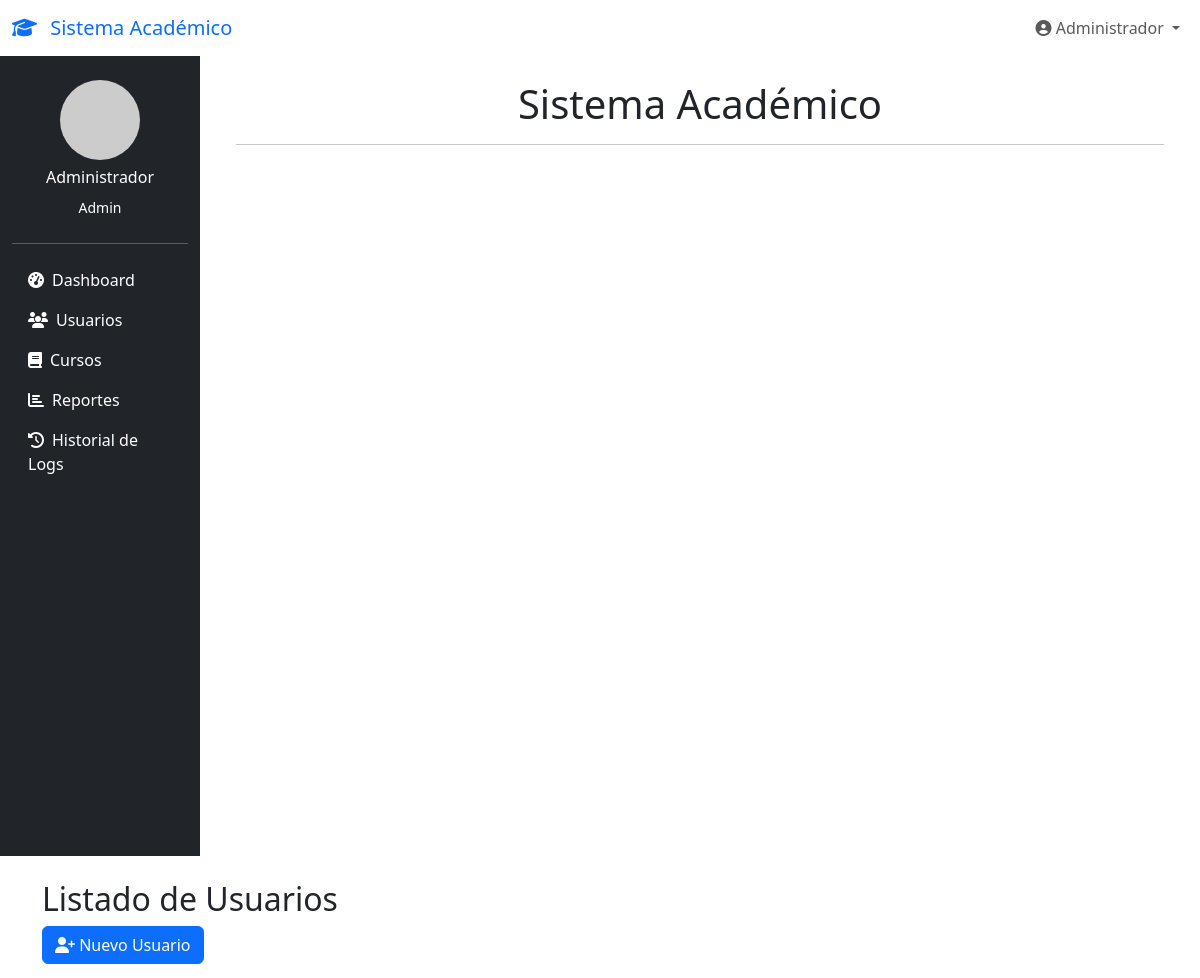
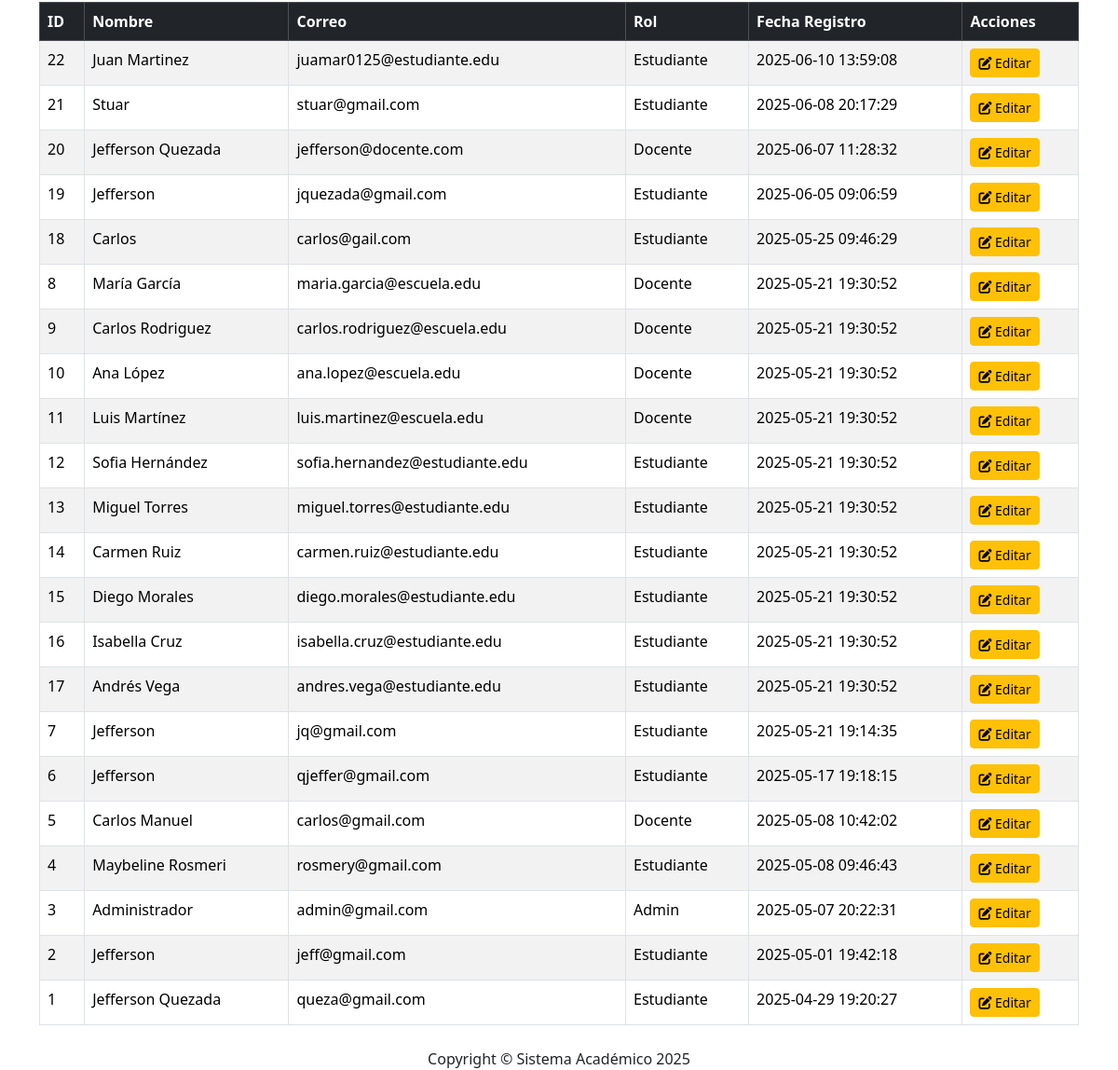
The app's page /admin/index.php?accion=usuarios (signed in) with its own data (2 pictures, top to bottom).
### tables this page shows
CREATE TABLE `usuarios` (
  `id_usuario` int(11) NOT NULL AUTO_INCREMENT,
  `nombre` varchar(100) NOT NULL,
  `correo` varchar(100) NOT NULL,
  `contrasena` varchar(255) NOT NULL,
  `rol` enum('docente','estudiante','admin') NOT NULL,
  `fecha_registro` timestamp NOT NULL DEFAULT current_timestamp(),
  `primer_login` tinyint(1) DEFAULT 0,
  `mfa_codigo` varchar(10) DEFAULT NULL,
  PRIMARY KEY (`id_usuario`),
  UNIQUE KEY `correo` (`correo`)
);

### admin/controllers/UsuarioController.php (called while the page is built, shortened)
<?php
require_once __DIR__ . '/../models/UsuarioModel.php';
class UsuarioController {
    private $usuarioModel;
    public function __construct() {
        $this->usuarioModel = new UsuarioModel();
    }
    public function listar() {
        $usuarios = $this->usuarioModel->listarUsuarios();
        include __DIR__ . '/../views/usuarios_listado.php';
    }
}
?>

### admin/models/UsuarioModel.php (called while the page is built, shortened)
<?php
require_once __DIR__ . '/../../includes/conexion.php';
class UsuarioModel {
    private $pdo;
    public function __construct() {
        global $pdo;
        $this->pdo = $pdo;
    }
    public function listarUsuarios($rol = null) {
        $sql = "SELECT * FROM usuarios";
        $params = [];
        $sql .= " ORDER BY fecha_registro DESC";
        $stmt = $this->pdo->prepare($sql);
        $stmt->execute($params);
        return $stmt->fetchAll();
    }
}
?>

### admin/views/usuarios_listado.php (the view)
<?php
include __DIR__ . '/../../includes/header.php';
$usuarios = $usuarios ?? [];
?>
<div class="container mt-4">
    <h2>Listado de Usuarios</h2>
    <a href="../index.php?accion=usuarios_crear" class="btn btn-primary mb-3">
        <i class="fas fa-user-plus"></i> Nuevo Usuario
    </a>
    <table class="table table-bordered table-striped">
        <thead class="table-dark">
            <tr>
                <th>ID</th>
                <th>Nombre</th>
                <th>Correo</th>
                <th>Rol</th>
                <th>Fecha Registro</th>
                <th>Acciones</th>
            </tr>
        </thead>
        <tbody>
            <?php if (count($usuarios) > 0): ?>
                <?php foreach ($usuarios as $usuario): ?>
                    <tr>
                        <td><?= $usuario['id_usuario'] ?></td>
                        <td><?= htmlspecialchars($usuario['nombre']) ?></td>
                        <td><?= htmlspecialchars($usuario['correo']) ?></td>
                        <td><?= ucfirst($usuario['rol']) ?></td>
                        <td><?= htmlspecialchars($usuario['fecha_registro']) ?></td>
                        <td>
                            <a href="../index.php?accion=usuarios_editar&id=<?= $usuario['id_usuario'] ?>" class="btn btn-sm btn-warning">
                                <i class="fas fa-edit"></i> Editar
                            </a>
                        </td>
                    </tr>
                <?php endforeach; ?>
            <?php else: ?>
                <tr>
                    <td colspan="6" class="text-center text-muted">No hay usuarios registrados.</td>
                </tr>
            <?php endif; ?>
        </tbody>
    </table>
</div>
<?php include __DIR__ . '/../../includes/footer.php'; ?>

### records on screen
usuarios: id_usuario "22", nombre "Juan Martinez", correo "juamar0125@estudiante.edu", rol "Estudiante", fecha_registro "2025-06-10 13:59:08"
usuarios: id_usuario "21", nombre "Stuar", correo "stuar@gmail.com", rol "Estudiante", fecha_registro "2025-06-08 20:17:29"
usuarios: id_usuario "20", nombre "Jefferson Quezada", correo "jefferson@docente.com", rol "Docente", fecha_registro "2025-06-07 11:28:32"
usuarios: id_usuario "19", nombre "Jefferson", correo "jquezada@gmail.com", rol "Estudiante", fecha_registro "2025-06-05 09:06:59"
usuarios: id_usuario "18", nombre "Carlos", correo "carlos@gail.com", rol "Estudiante", fecha_registro "2025-05-25 09:46:29"
usuarios: id_usuario "8", nombre "María García", correo "maria.garcia@escuela.edu", rol "Docente", fecha_registro "2025-05-21 19:30:52"
usuarios: id_usuario "9", nombre "Carlos Rodriguez", correo "carlos.rodriguez@escuela.edu", rol "Docente", fecha_registro "2025-05-21 19:30:52"
usuarios: id_usuario "10", nombre "Ana López", correo "ana.lopez@escuela.edu", rol "Docente", fecha_registro "2025-05-21 19:30:52"
usuarios: id_usuario "11", nombre "Luis Martínez", correo "luis.martinez@escuela.edu", rol "Docente", fecha_registro "2025-05-21 19:30:52"
usuarios: id_usuario "12", nombre "Sofia Hernández", correo "sofia.hernandez@estudiante.edu", rol "Estudiante", fecha_registro "2025-05-21 19:30:52"
usuarios: id_usuario "13", nombre "Miguel Torres", correo "miguel.torres@estudiante.edu", rol "Estudiante", fecha_registro "2025-05-21 19:30:52"
usuarios: id_usuario "14", nombre "Carmen Ruiz", correo "carmen.ruiz@estudiante.edu", rol "Estudiante", fecha_registro "2025-05-21 19:30:52"
usuarios: id_usuario "15", nombre "Diego Morales", correo "diego.morales@estudiante.edu", rol "Estudiante", fecha_registro "2025-05-21 19:30:52"
usuarios: id_usuario "16", nombre "Isabella Cruz", correo "isabella.cruz@estudiante.edu", rol "Estudiante", fecha_registro "2025-05-21 19:30:52"
usuarios: id_usuario "17", nombre "Andrés Vega", correo "andres.vega@estudiante.edu", rol "Estudiante", fecha_registro "2025-05-21 19:30:52"
usuarios: id_usuario "7", nombre "Jefferson", correo "jq@gmail.com", rol "Estudiante", fecha_registro "2025-05-21 19:14:35"
usuarios: id_usuario "6", nombre "Jefferson", correo "qjeffer@gmail.com", rol "Estudiante", fecha_registro "2025-05-17 19:18:15"
usuarios: id_usuario "5", nombre "Carlos Manuel", correo "carlos@gmail.com", rol "Docente", fecha_registro "2025-05-08 10:42:02"
usuarios: id_usuario "4", nombre "Maybeline Rosmeri", correo "rosmery@gmail.com", rol "Estudiante", fecha_registro "2025-05-08 09:46:43"
usuarios: id_usuario "3", nombre "Administrador", correo "admin@gmail.com", rol "Admin", fecha_registro "2025-05-07 20:22:31"
usuarios: id_usuario "2", nombre "Jefferson", correo "jeff@gmail.com", rol "Estudiante", fecha_registro "2025-05-01 19:42:18"
usuarios: id_usuario "1", nombre "Jefferson Quezada", correo "queza@gmail.com", rol "Estudiante", fecha_registro "2025-04-29 19:20:27"

### other values on screen
$_SESSION['nombre'] "Administrador"
$_SESSION['rol'] "Admin"
$pageTitle "Sistema Académico"
